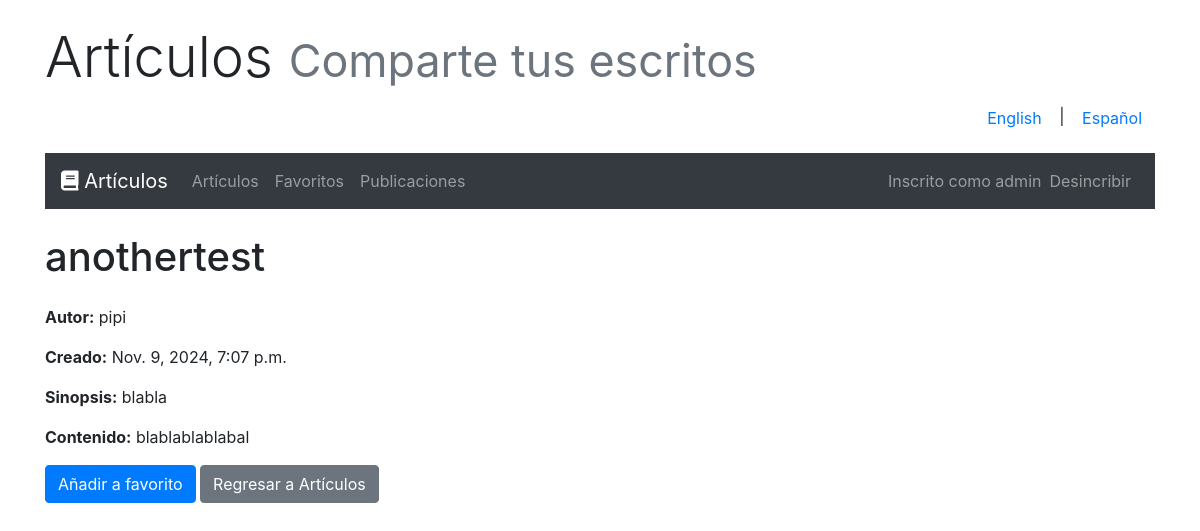
Page /es/articles/8/ (signed in) on the committed database.
### articles/models.py (models this page shows, shortened)
class Article(models.Model):
    title = models.CharField(max_length=64, null=False)
    author = models.ForeignKey(User, on_delete=models.CASCADE, null=False)
    created = models.DateTimeField(auto_now_add=True, null=False)
    synopsis = models.CharField(max_length=312, null=False)
    content = models.TextField(null=False)

### articles/views.py (the view)
# urls.py: path('articles/<int:pk>/', views.ArticleDetailView.as_view(), name='article_detail'),
class ArticleDetailView(LoginRequiredMixin, DetailView):
    model = Article
    template_name = 'articles/article_detail.html'
    context_object_name = 'article'

### articles/templates/articles/article_detail.html (shortened to what this page needs)
{% extends 'base.html' %}
{% load i18n %}
{% block content %}
<h1 class="mb-4">{{ article.title }}</h1>
<p><strong>{% trans "Author:" %}</strong> {{ article.author.username }}</p>
<p><strong>{% trans "Created:" %}</strong> {{ article.created }}</p>
<p><strong>{% trans "Synopsis:" %}</strong> {{ article.synopsis }}</p>
<p><strong>{% trans "Content:" %}</strong> {{ article.content }}</p>
<a href="{% url 'add_to_favourite' article.pk %}" class="btn btn-primary">{% trans "Add to Favourites" %}</a>
<a href="{% url 'articles' %}" class="btn btn-secondary">{% trans "Back to Articles" %}</a>
{% endblock %}

### articles/templates/base.html (shortened to what this page needs)
{% load i18n %}
<!DOCTYPE html>
<html lang="en">
<head>
    <link href="https://stackpath.bootstrapcdn.com/bootstrap/4.5.2/css/bootstrap.min.css" rel="stylesheet">
    <link rel="stylesheet" href="https://cdnjs.cloudflare.com/ajax/libs/font-awesome/5.15.4/css/all.min.css">
</head>
<body>
    <div class="container mt-4">
        <h1 class="display-4">{% trans "Articles" %} <small class="text-muted">{% trans "Share your writings" %}</small></h1>
        <div class="text-right">
            <form action="{% url 'set_language' %}" method="post">
                <button type="submit" name="language" value="en" class="btn btn-link">English</button> |
                <button type="submit" name="language" value="es" class="btn btn-link">Español</button>
            </form>
        </div>
        <nav class="navbar navbar-expand-lg navbar-dark bg-dark mt-3 mb-4">
            <a class="navbar-brand" href="{% url 'home' %}">
                <i class="fas fa-book"></i> {% trans "Articles" %}
            </a>
            <div class="collapse navbar-collapse">
                <ul class="navbar-nav mr-auto">
                    <li class="nav-item">
                        <a class="nav-link" href="{% url 'articles' %}">{% trans "Articles" %}</a>
                    </li>
                    {% if user.is_authenticated %}
                        <li class="nav-item">
                            <a class="nav-link" href="{% url 'favourites' %}">{% trans "Favourites" %}</a>
                        </li>
                        <li class="nav-item">
                            <a class="nav-link" href="{% url 'publish_article' %}">{% trans "Publications" %}</a>
                        </li>
                    {% else %}
                        <li class="nav-item">
                            <a class="nav-link" href="{% url 'register' %}">{% trans "Register" %}</a>
                        </li>
                    {% endif %}
                </ul>
                <ul class="navbar-nav ml-auto">
                    {% if user.is_authenticated %}
                        <li class="nav-item">
                            <span class="navbar-text">{% trans "Logged as" %} {{ user.username }}</span>
                        </li>
                        <li class="nav-item">
                            <a class="nav-link" href="{% url 'logout' %}">{% trans "Logout" %}</a>
                        </li>
                    {% endif %}
                </ul>
            </div>
        </nav>
        <div>
            {% block content %}{% endblock %}
        </div>
    </div>
</body>
</html>

### rows in the picture
Article: title "anothertest", author.username "pipi", created "Nov. 9, 2024, 7:07 p.m.", synopsis "blabla", content "blablablablabal"

### other values in the picture
{{ user.username }} "admin"
